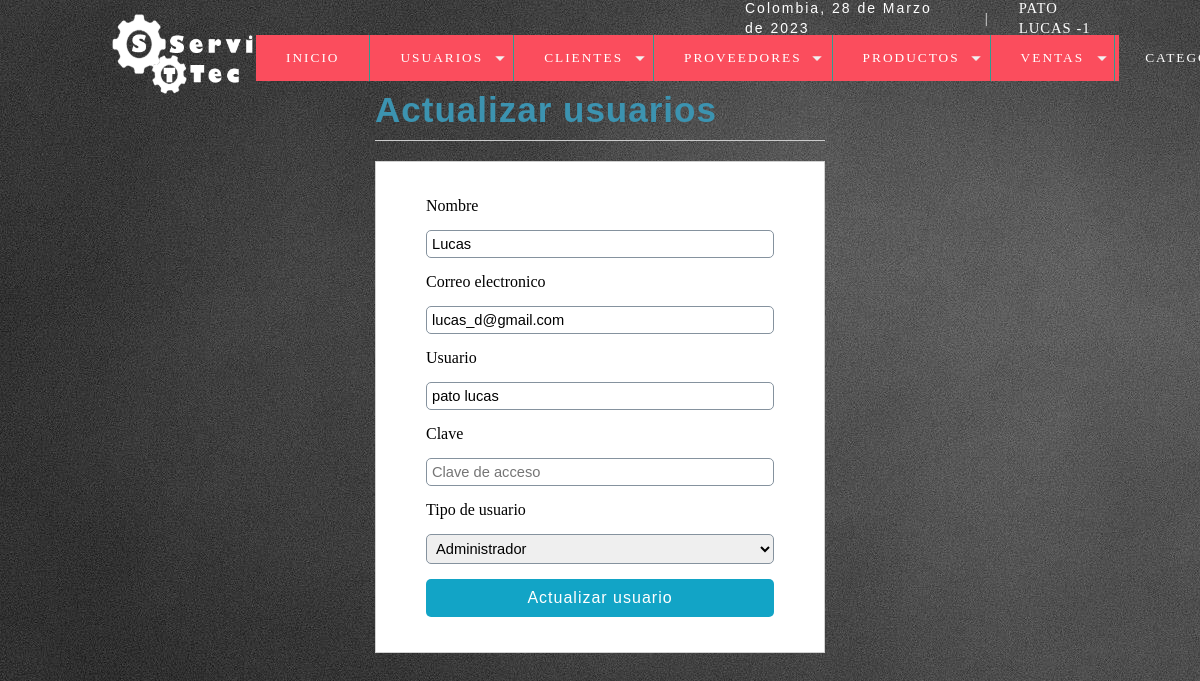
Page /sistema/editar_usuario.php?id=1 (signed in) on the committed database.
### tables this page shows
CREATE TABLE `registro_sesion` (
  `Id_usuario` int(15) NOT NULL,
  `nombre` varchar(50) NOT NULL,
  `correo` varchar(50) NOT NULL,
  `usuario` varchar(15) NOT NULL,
  `clave` varchar(50) NOT NULL,
  `rol` int(11) NOT NULL,
  `estatus` int(11) NOT NULL DEFAULT 1
);

CREATE TABLE `rol` (
  `idrol` int(11) NOT NULL,
  `rol` varchar(20) NOT NULL
);

### sistema/editar_usuario.php (the view, shortened to what this page needs)
<?php
	include "../conexion.php";
	$iduser = $_REQUEST['id'];
	$sql = mysqli_query($conection,"SELECT r_s.Id_usuario, r_s.nombre, r_s.correo, r_s.usuario, r_s.rol AS idrol, (r.rol) AS rol FROM registro_sesion r_s INNER JOIN rol r ON r_s.rol = r.idrol WHERE Id_usuario = $iduser");
	$result_sql = mysqli_num_rows($sql);
	if($result_sql == 0){
		header('Location: lista_usuarios.php');
	}else{
		$option = '';
		while ($data = mysqli_fetch_array($sql)){
			$nombre = $data['nombre'];
			$correo = $data['correo'];
			$usuario = $data['usuario'];
			$idrol = $data['idrol'];
			$rol = $data['rol'];
			if($idrol == 1){
				$option = '<option value="'.$idrol.'" select>'.$rol.'</option>';
			}else if($idrol == 2){
				$option = '<option value="'.$idrol.'" select>'.$rol.'</option>';
			}else if($idrol == 3){
				$option = '<option value="'.$idrol.'" select>'.$rol.'</option>';
			}
		}
	}
?>
<!DOCTYPE html>
<html lang="en">
<head>
	<?php include "includes/script.php"; ?>
</head>
<body>
	<?php include "includes/header.php"; ?>
	<section id="container">
		<div class="form_register">
			<h1>Actualizar usuarios</h1>
			<hr>
			<form action="" method="post">
				<label for="Nombre">Nombre</label>
				<input type="text" name="nombre" id="nombre" placeholder="Nombre completo" value="<?php echo $nombre; ?>">
				<label for="Correo">Correo electronico</label>
				<input type="email" name="correo" id="correo" placeholder="Correo electronico" value="<?php echo $correo; ?>">
				<label for="Usuario">Usuario</label>
				<input type="text" name="usuario" id="usuario" placeholder="Usuario" value="<?php echo $usuario; ?>">
				<label for="clave">Clave</label>
				<input type="password" name="clave" id="clave" placeholder="Clave de acceso">
				<label for="Rol">Tipo de usuario</label>
				<select name="rol" id="rol" class="notItemOne">
					<?php
					echo $option;
					?>
				</select>
				<input type="submit" value="Actualizar usuario" class="btn_save">
			</form>
		</div>
	</section>
</body>
</html>

### sistema/css/estilos.css (style rules this page uses)
* { margin: 0; padding: 0; box-sizing: border-box; }
body { background: #EEEEEE url(../img/fondo.jpg); }
h1, h2, h3, h4, h5, h6 { font-family: 'arial'; font-weight: bold; letter-spacing: 1px; }
h1 { font-size: 26px; color: #FFF; }
#container { padding: 90px 15px 15px; }
section { padding-top: 7em; }
.form_register { width: 450px; margin: auto; }
.form_register h1 { color: #3c93b0; }
hr { border: 0; background: #CCC; height: 1px; margin: 10px 0; display: block; }
form { background: #FFF; margin: auto; padding: 20px 50px; border: 1px solid #d1d1d1; }
label { display: block; font-size: 12pt; font-family: 'GothamBook'; margin: 15px auto; }
input,select { display: block; width: 100%; font-size: 11pt; padding: 5px; border: 1px solid #85929e; border-radius: 5px; }
.notItemOne option:first-child { display: none; }
.btn_save { font-size: 12pt; background: #12a4c6; padding: 10px; color: #FFF; letter-spacing: 1px; border: 0; cursor: pointer; margin: 15px auto; }
#container h1 { font-size: 35px; display: inline-block; }

### rows in the picture
registro_sesion: nombre "Lucas", correo "lucas_d@gmail.com", usuario "pato lucas", rol "Administrador"

### other values in the picture
fechaC() "28 de Marzo de 2023"
$_SESSION['user'] "PATO LUCAS"
$_SESSION['rol'] "1"
